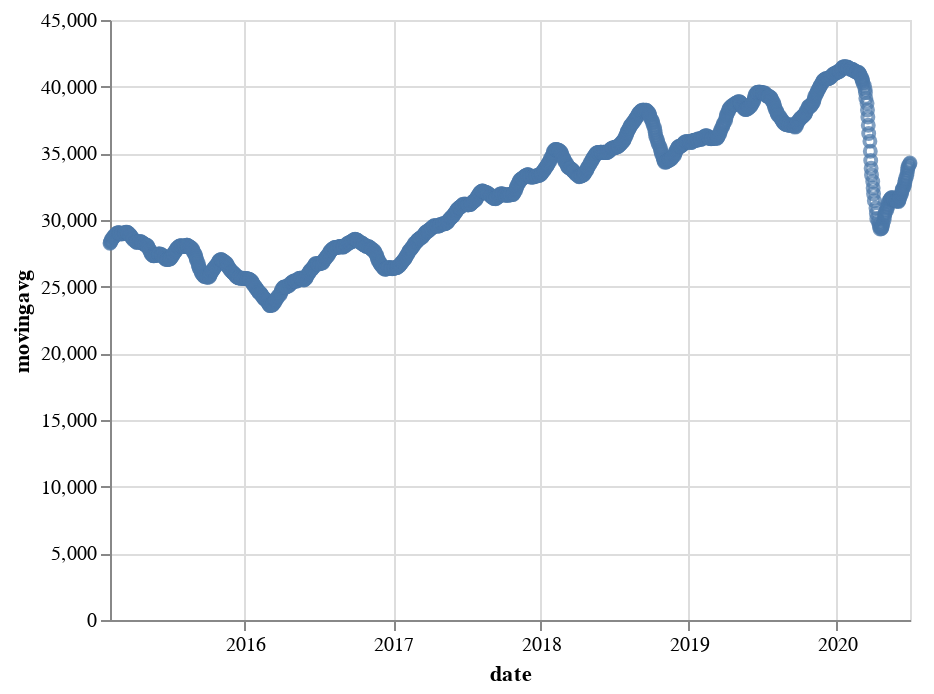

Source (notebook cell):
### Code cell
alt.Chart(altdata_fourweek).mark_point().encode(
    x='date',
    y='movingavg'
)

### Figure 1 — Vega-Lite specification as saved in the notebook (floating-point values rounded to 4 significant figures; data arrays with more than 128 entries replaced by an {"elided": "..."} marker saying what was removed)
{"config": {"view": {"continuousWidth": 400, "continuousHeight": 300}}, "data": {"name": "data-9ea6f1562e4d24dbbb907e43bbe64bef"}, "mark": "point", "encoding": {"x": {"field": "date", "type": "temporal"}, "y": {"field": "movingavg", "type": "quantitative"}}, "$schema": "https://vega.github.io/schema/vega-lite/v4.17.0.json", "datasets": {"data-9ea6f1562e4d24dbbb907e43bbe64bef": {"elided": "1326 records"}}}
